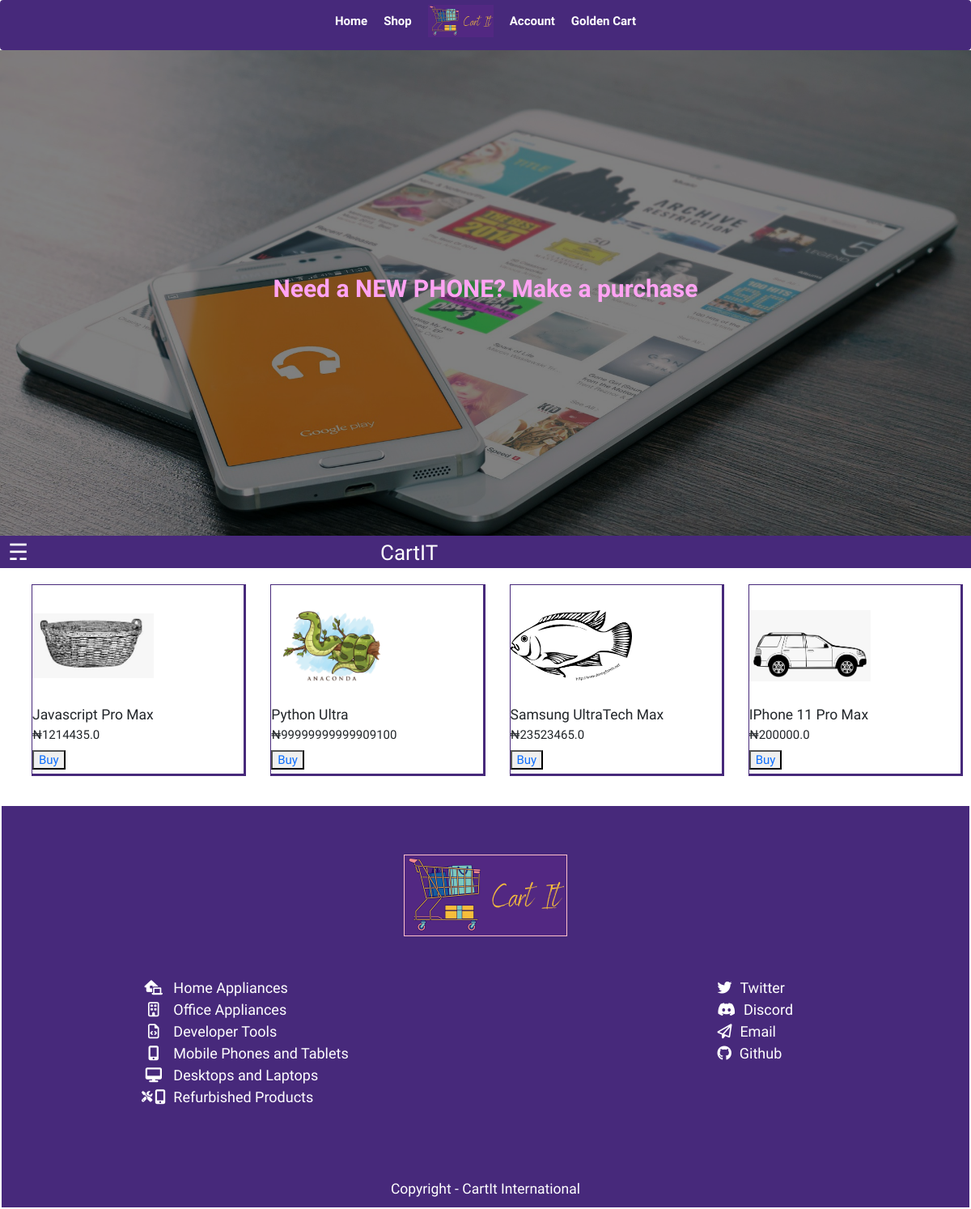
The page /shop/Mobile Phones and Tablets on the database its author committed.
### Shop/models.py (models this page shows, shortened)
class Categories(models.Model):
    description = RichTextField(blank=True)
    category_icons = models.CharField(blank=True, max_length=150)
    categories = models.CharField(max_length=60)
    category_images = models.ImageField(blank=True, upload_to="uploaded_images/")
    def __str__(self):
        return self.categories

class Product(models.Model):
    name = models.CharField(max_length=120)
    price = models.FloatField()
    id_image = models.ImageField(blank=True, upload_to="uploaded_images/")
    product_info = RichTextField()
    category = models.ManyToManyField(Categories)

### Shop/views.py (the view)
# urls.py: path("<categories>", views.category_items, name="category_items"),
def category_items(request, categories):
    all_categories = Categories.objects.all()
    cat_id = Categories.objects.get(categories=categories)
    cid = cat_id.id
    category_list = Product.objects.filter(category=cid)
    return render(request, "shop/category_products.html", {"category_list": category_list, "categories": all_categories, "category": cat_id})

### templates/shop/category_products.html (shortened to what this page needs)
{% extends 'shopbase.html' %}
{% block styling %}
  {% load static %}
  <link href="{% static 'shop/category_products.css' %}" rel="stylesheet" type="text/css">
{% endblock %}
{% block content %}
  <div class="bannimage cfg">
      <img src=" {{ category.category_images.url }}">
      <section class="banner_text">
          <h1>{{ category.description | safe }}</h1>
      </section>
  </div>
    <div class="navstrip" id="mobilestick">
      <a href="javascript:void(0)" onclick="openMobileNav()" class="open_button">&#9780</a> <h3>CartIT</h3>
    </div>
  <div class="lapcontainer" id="lapgoods">
    <div class="goods lapit" id="">
      {% for product in category_list %}
        <div class="item-card">
          <span class="img_holder">
            <img src="{{ product.id_image.url }}">
          </span>
          <h3>{{ product.name }}</h1>
          <h4>&#8358;{{ product.price }}</p>
          <button><a href="{% url 'product_details' product.id %}">Buy</a></button>
        </div>
      {% endfor %}
    </div>
  </div>
{% endblock %}

### templates/shopbase.html (shortened to what this page needs)
{% extends 'basepage.html' %}
{% block styles %}
    {% load static %}
{% endblock %}
{% block unloggednav %}
    <div>
          <nav class="navbar navbar-expand-sm navbar-light navvedbbar justify-content-center" id="navid">
            <div>
              <div class="container-fluid" id="myNavbar">
                <ul class="nav navbar-nav vert navul firstnav">
                  <li class="nav-item navwords"><a href="{% url 'home_page' %}">Home</a></li>
                  <li class="nav-item navwords"><a href="{% url 'shop_home' %}">Shop</a></li>
                  <li class="nav-item"><a class="logonav" href=""><img src="{% static 'shop/images/20210415_182733_0000 24.png' %}"></a></li>
                  <li class="nav-item navwords"><a href="{% url 'create_an_account' %}">Account</a></li>
                  <li class="nav-item navwords"><a href="{% url 'account_home' %}">Golden Cart</a></li>
                </ul>
              </div>
            </div>
            </div>
{% endblock %}
{% block footer %}
  <footer class="ending">
          <img src="{% static 'shop/images/20210415_182733_0000 21.png' %}">
        <div id="alldiv">
          <div id="itemlist">
            <ul class="gooder" id="itemul">
              <li>
                <div class="equal"><i class="fas fa-laptop-house"></i></div>
                Home Appliances</li>
              <li>
                <div class="equal"><i class="far fa-building"></i></div>
                Office Appliances</li>
              <li>
                <div class="equal"><i class="far fa-file-code"></i></div>
                Developer Tools</li>
              <li>
                <div class="equal"><i class="fas fa-mobile-alt"></i></div>
                Mobile Phones and Tablets</li>
              <li>
                <div class="equal"><i class="fas fa-desktop"></i></div>
                Desktops and Laptops</li>
                <li>
                  <div class="equal">
                    <i class="fas fa-tools ictop fa-xs" data-fa-transform="up-6"></i>
                    <i class="fas fa-mobile-alt icnorm"></i>
                  </div>
                  Refurbished Products
                </li>
            </ul>
            <ul class="contact" id="itemul">
              <li><i class="fa fa-twitter" aria-hidden="true"></i>Twitter</li>
              <li><i class="fab fa-discord"></i>Discord</li>
              <li><i class="far fa-paper-plane"></i>Email</li>
              <li><i class="fab fa-github"></i>Github</li>
            </ul>
          </div>
        </div>
        <h3>Copyright - CartIt International</h3>
        </footer>
{% endblock %}-->

### templates/basepage.html (shortened to what this page needs)
<!doctype html>
<html lang="en">
  <head>
    <link href="https://cdn.jsdelivr.net/npm/bootstrap@5.0.0-beta3/dist/css/bootstrap.min.css" rel="stylesheet">
    <link rel="stylesheet" href="https://maxcdn.bootstrapcdn.com/bootstrap/4.5.2/css/bootstrap.min.css">
    <link rel="stylesheet" href="https://maxcdn.bootstrapcdn.com/bootstrap/3.4.1/css/bootstrap.min.css">
    <link href="https://cdn.jsdelivr.net/npm/bootstrap@5.0.0-beta3/dist/css/bootstrap.min.css" rel="stylesheet">
    {% block styling %}
    {% endblock %}
  </head>
  <body>
    {% if user.is_authenticated %}
      {% block loggednav %}
      {% endblock %}
    {% else %}
      {% block unloggednav %}
      {% endblock %}
    {% endif %}
    {% block content %}
    {% endblock %}
    {% block footer %}
    {% endblock %}

### Shop/static/shop/category_products.css (style rules this page uses)
body, html { min-height: 100% !important; height: 100%; box-sizing: border-box; }
.vert { display: inline-block; }
.navul { text-align: center; margin: auto; font-size: 15px; }
.banner_text { width: 100%; text-align: center; position: absolute; top: 50%; left: 50%; transform: translate(-50%, -50%); }
.banner_text h1 { color: #ffa3f3; font-weight: bold; font-size: 30px; }
.bannimage { background-color: black; overflow: hidden; text-align: center; position: relative; height: 500px; }
.bannimage img { object-fit: fill; opacity: 0.5; min-height: 100%; min-width: 100%; max-height: 100%; max-width: 100%; }
@media screen and (min-width: 550px) { .bannimage { height: 600px; } }
@media screen and (min-width: 550px) { .bannimage img { object-fit: cover; } }
.navstrip { width: 100%; height: 40px; font-size: 28px; background-color: #47297B; display: flex; }
.open_button { margin-bottom: 15px; margin-left: 10px; color: white; width: 40px; }
.navstrip h3 { color: white; margin-left: 35%; margin-top: 6px; font-weight: 300; font-size: 26px; }
.nav-item a { margin-bottom: 10px; }
.goods { display: flex; flex-direction: row; flex-wrap: wrap; padding-left: 5px; }
.item-card { width: 110px; margin-top: 20px; margin-right: 10px; margin-left: 20px; border: 1px solid #47297B; border-bottom: 3px solid #47297B; border-right: 3px solid#47297B; flex: 1 1 auto; transition: border 0.5s ease-out; }
.img_holder { height: 100px; width: 100px; }
.img_holder img { height: 100px; width: 100px; object-fit:scale-down; object-position: center; }
@media (min-width: 451px) { .goods { padding-left: 19px; } }
@media (min-width: 451px) { .item-card { width: 160px; margin-right: 10px; margin-left: 20px; } }
@media (min-width: 451px) { .img_holder { height: 150px; width: 150px; } }
@media (min-width: 451px) { .img_holder img { height: 150px; width: 150px; } }

### templates/shopbase.html (style rules this page uses)
* { box-sizing: border-box; }
body { position: relative; font-family: 'Balsamiq Sans', cursive; }
a { text-decoration: none; }
.navvedbbar { background-color: #47297B; margin-bottom: 0 !important; }
.vert { display: inline-block; }
.navul { text-align: center; margin: 0 auto; font-size: 16px; }
.firstnav li a { color: #ff9800; }
.nav-item a { padding: 0 !important; margin: 0px 10px; color: white !important; font-size: 15px; font-weight: bold; }
@media screen and (min-width: 560px) { .navwords { margin-top: 10px; } }
.navul { text-align: center; margin: auto; font-size: 15px; }
.ending { background-color: #47297B; border: 2px solid #47297B; height: 500px; text-align: center; padding: 40px 0px; padding-top: 60px; padding-bottom: 0px !important; border: 2px solid white; font-weight: 700px; margin-top: 35px; z-index: 5; }
.ending img { border: 1px solid pink; display: block; margin: auto; }
#itemlist { width: 100%; font-size: 18px; display: inline-flex; justify-content: space-around; }
#itemul { list-style: none; color: #fff; margin: 50px; }
.contact { display: flex; flex-direction: column; align-items: flex-start; }
.gooder { display: flex; flex-direction: column; align-items: flex-start; }
.equal { width: 40px; display: inline-block; }
.ictop { position: relative; top: -18%; }
.icnorm { margin-left: -4%; position: relative; bottom: -15%; }
.ending h3 { margin-top: 40px; color: white; }
@media screen and (min-width: 700px) { .gooder { margin-left: -20px !important; } }

### rows shown on the page
Categories: category_images (picture), description "Need a NEW PHONE? Make a purchase"
Product: id_image (picture), name "Javascript Pro Max", price "1214435.0"
Product: id_image (picture), name "Python Ultra", price "99999999999909100"
Product: id_image (picture), name "Samsung UltraTech Max", price "23523465.0"
Product: id_image (picture), name "IPhone 11 Pro Max", price "200000.0"
